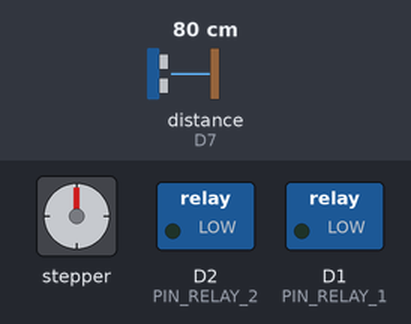
Simulated run of this sketch. Board: ESP8266 (NodeMCU). Parts: stepper motor, switched loads named in the sketch (green lamp = pin HIGH). Wiring (inferred from the names in the program): ultrasonic range finder: trigger D6; echo D7; stepper motor driver (300 steps per turn assumed): step D4; direction D5. The inputs (shaded band) are chosen by the test bench; at power-on: distance to the obstacle (sensor on D7) 80 cm. The echo pulse lasts 58.3 µs per cm; pins used as bus, display or sensor lines are not drawn; what the sketch prints to the serial monitor is not drawn.

Above: at 13.0 s.
13.1 s: distance to the obstacle (sensor on D7) set to 2 cm
At 14.6 s:
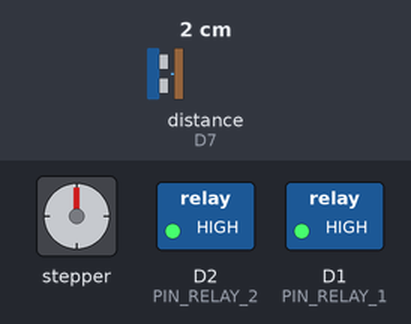
At 23.9 s:
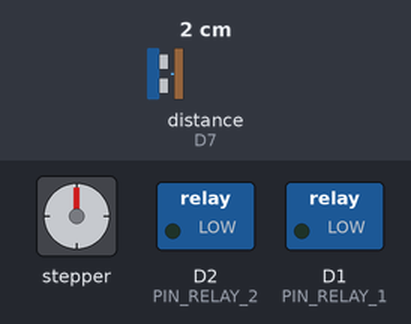
Timing chart, 0 to 31.9 s (numbered marks = the images above; inputs shaded):
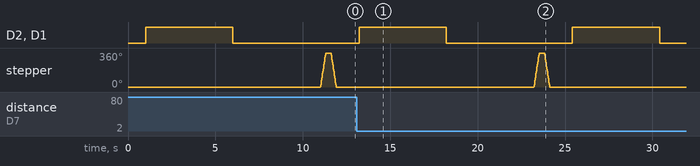

Measured:
- by itself, D2 (PIN_RELAY_2), D1 (PIN_RELAY_1): alternates HIGH for 5.0 s and LOW for 7.2 s

The sketch:

feeder.ino
```cpp
#define PIN_RELAY_1  D1 // The ESP8266 pin connected to the IN1 pin of relay module
#define PIN_RELAY_2  D2 // The ESP8266 pin connected to the IN2 pin of relay module
int val;
const int dirPin = D5;
const int stepPin = D4;
const int trigPin = 12;
const int echoPin = 13;
const int stepsPerRevolution = 300;
const int delayTime = 500; // in microseconds, adjust this to change speed

void setup() {
  // Declare pins as Outputs
  Serial.begin(115200);
  pinMode(PIN_RELAY_1, OUTPUT); //motor
  pinMode(PIN_RELAY_2, OUTPUT); //stepper motor
  pinMode(trigPin, OUTPUT);
  pinMode(echoPin, INPUT);
  pinMode(stepPin, OUTPUT);
  pinMode(dirPin, OUTPUT);
}
void loop() {
  digitalWrite(trigPin, LOW);
  delayMicroseconds(2);
  digitalWrite(trigPin, HIGH);
  delayMicroseconds(10);
  digitalWrite(trigPin, LOW);
  long duration = pulseIn(echoPin, HIGH);
  int distance = duration * 0.0343 / 2;
if (distance <= 2)
  Serial.println("FULL");
  else if (distance >= 25)
   Serial.println("EMPTY");
delay(1000);
  digitalWrite(PIN_RELAY_1, HIGH);
  digitalWrite(PIN_RELAY_2, HIGH);
  delay(5000);
  digitalWrite(PIN_RELAY_1, LOW);
  digitalWrite(PIN_RELAY_2, LOW);
  delay(5000);
  clockwiseRotation();
  delay(300);
  counterclockwiseRotation();
  delay(300);
}
void clockwiseRotation() {
  // Set motor direction clockwise
  digitalWrite(dirPin, HIGH);

  // Spin motor at a constant speed
  for(int x = 0; x < stepsPerRevolution; x++) {
    digitalWrite(stepPin, HIGH);
    delayMicroseconds(delayTime);
    digitalWrite(stepPin, LOW);
    delayMicroseconds(delayTime);
  }
}
void counterclockwiseRotation() {
  // Set motor direction counterclockwise
  digitalWrite(dirPin, LOW);
  // Spin motor at a constant speed
  for(int x = 0; x < stepsPerRevolution; x++) {
    digitalWrite(stepPin, HIGH);
    delayMicroseconds(delayTime);
    digitalWrite(stepPin, LOW);
    delayMicroseconds(delayTime);
  }
}
```
